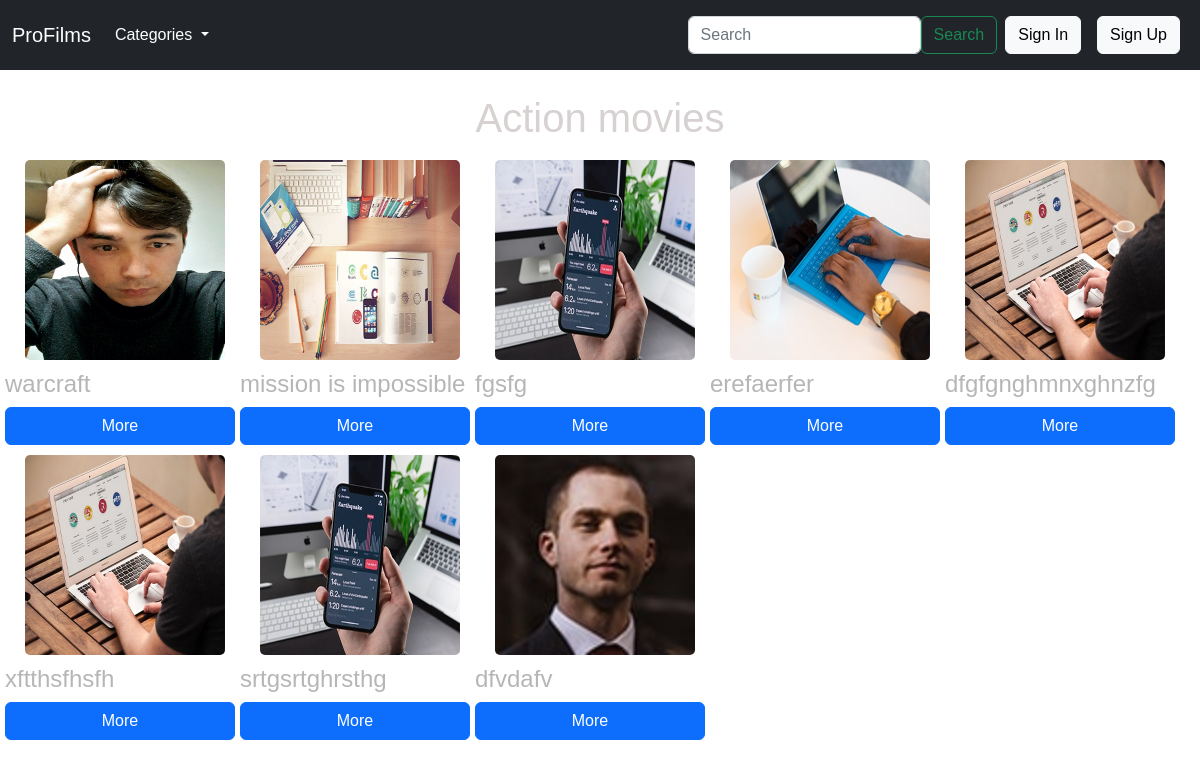
The app's page /category/1/, older data.
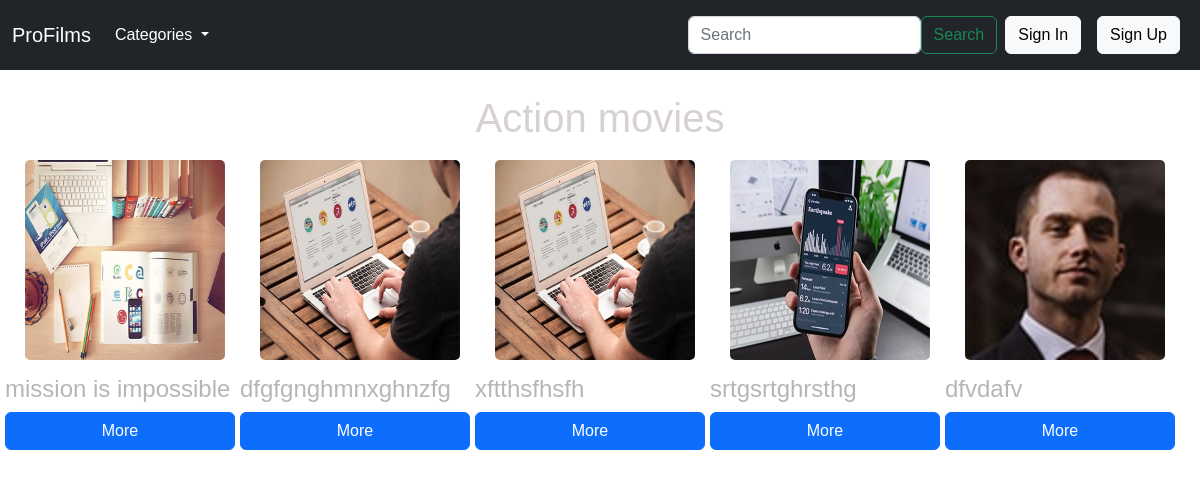
The same page, newer data.
### main/models.py (models this page shows)
class Film(models.Model):
    title=models.CharField(max_length=240)
    description=models.TextField()
    owner=models.ForeignKey(to=User, on_delete=models.CASCADE, null=True)
    img=models.ImageField(upload_to='films/')
    category=models.ForeignKey(to=Category, on_delete=models.SET_NULL, null=True)
    created=models.DateTimeField(auto_now_add=True,null=True)

### main/views.py (the view)
# urls.py: path('category/<int:id>/', views.category, name='category'),
def category(request, id):
    category_name=Category.objects.get(id=id).name
    print(category_name)
    films=Film.objects.filter(category__name=category_name)
    category=Category.objects.all()
    context={
        'films':films,
        'categories':category,
        'title':f'{category_name} movies'
    }
    return render(
        request=request,
        template_name='main/for_search.html',
        context=context
    )

### main/templates/main/for_search.html
{% extends 'BASE.html' %}
{% block content %}
<div class="main_2">
        {% for film in films %}
        <div class="box">
            <div class="img">
                <img src="{{ film.img.url }}" alt="">
            </div>
            <h4>{{ film.title }}</h4>
            <a class="btn btn-primary" href="{% url 'film_details' id=film.id %}">More</a>
        </div>
        {% empty %} <h2 class="m-auto" style="color: rgb(227, 223, 223);">OOPS! it seems there is no movie for that searh! Sorry!</h2>
        {% endfor %}
</div>
{% endblock %}

### templates/BASE.html (shortened to what this page needs)
<!DOCTYPE html>
<html lang="en">
<head>
    <link href="https://cdn.jsdelivr.net/npm/bootstrap@5.2.3/dist/css/bootstrap.min.css" rel="stylesheet">
</head>
<body>
    {% include "components/_nav.html" %}
    <h1 class="text-center mt-4" style="color: rgb(215, 209, 209);">{{ title.capitalize }}</h1>
    {% block content %}
    {% endblock content %}
</body>
</html>

### templates/components/_nav.html (shortened to what this page needs)
<nav class="navbar navbar-expand-lg bg-dark text-white">
    <div class="container-fluid text-white">
      <a class="navbar-brand text-white" href="/">ProFilms</a>
      <div class="collapse navbar-collapse" id="navbarSupportedContent">
        <ul class="navbar-nav me-auto mb-2 mb-lg-0">
          <li class="nav-item dropdown">
            <a class="nav-link dropdown-toggle text-white" href="#" role="button" data-bs-toggle="dropdown" aria-expanded="false">
              Categories
            </a>
          </li>
        </ul>
        <form class="d-flex" method="get", action="{% url 'search' %}"  role="search">
          <input class="form-control mr-3" type="search" name="q" placeholder="Search" aria-label="Search">
          <button class="btn btn-outline-success" type="submit">Search</button>
        </form>
        {% if not request.user.is_authenticated %}
        <a class="btn btn-light m-2" href="{% url 'login' %}">Sign In</a>
        <a class="btn btn-light m-2" href="{% url 'register' %}">Sign Up</a>
        {% endif %}
      </div>
    </div>
  </nav>

### templates/BASE.html (style rules this page uses)
body { background-image: url('https://thumbs.dreamstime.com/b/room-tile-floor-brick-wall-background-hd-image-large-resolution-can-be-used-as-desktop-wallpaper-real-zise-183407263.jpg'); background-repeat: no-repeat; background-size: cover; }
.img { margin: 10px; width: 35%; height: 80%; }
.img img { width: 100%; height: 100%; }
.main_2 { display: flex; flex-wrap: wrap; height: 300px; font-family: Arial, Helvetica, sans-serif; color: rgb(182, 182, 182); }
.main_2 img { width: 200px; height: 200px; margin-left: 10px; border: none; border-radius: 5px; }
.box { display: flex; flex-direction: column; transition: 1s ease-out; margin-left: 5px; }
* { margin: 0; padding: 0; font-family: "Mulish", sans-serif; }

Row changes from the older to the newer data that the page shows:
removed Film: img (picture), title "warcraft"
removed Film: img (picture), title "fgsfg"
removed Film: img (picture), title "erefaerfer"
